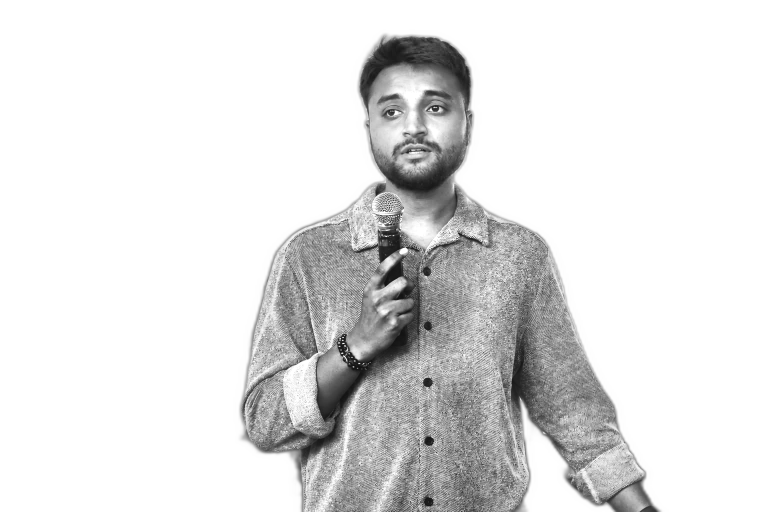
#> input picture source-prepped.png, 1536 x 1024 px (shown at 1/2 size)
$ python make_ascii_svg.py
#> lines starting #> are read from the running program, lines starting #| are printed output that depends on the picture
"""
Convert a portrait photo into a clean, monochrome ASCII-art SVG that "types"
itself in like a terminal, then holds.

Monochrome is deliberate -- one fill color + density ramp + high contrast
reads as neat and legible on GitHub (SMIL animations run; JS does not).
"""
from PIL import Image, ImageEnhance, ImageFilter
import html
import os
import sys

from profile_config import FULL_NAME, PROMPT_HOST, PROMPT_USER

HERE = os.path.dirname(os.path.abspath(__file__))
SRC = sys.argv[1] if len(sys.argv) > 1 else os.path.join(HERE, "..", "source-prepped.png")
OUT = sys.argv[2] if len(sys.argv) > 2 else os.path.join(HERE, "..", "ascii-portrait.svg")

COLS = 100
ROWS = 53
CELL_W = 8
CELL_H = 15
RAMP = " .`:-=+*cs#%@"

CONTRAST = 1.05
BRIGHTNESS = 1.0
GAMMA = 1.18
SHARPEN = False
WHITE_FLOOR = 0.80

PAD = 20
TITLEBAR_H = 30
STATUS_H = 30
ART_W = COLS * CELL_W
ART_H = ROWS * CELL_H
CANVAS_W = ART_W + PAD * 2
CANVAS_H = TITLEBAR_H + ART_H + STATUS_H + PAD

# slate terminal palette (infra control-plane)
BG = "#0b1220"
BG2 = "#111a2b"
FRAME = "#2a3548"
TITLE_TEXT = "#8b9bb4"
INK = "#d7e0ea"
CURSOR = "#f0b429"

ROW_DUR = 0.11
STAGGER = 0.11

im = Image.open(SRC).convert("L")
#> im is the input picture: PIL image 1536x1024 L; min 18, max 255, mean 225.5
if SHARPEN:
    im = im.filter(ImageFilter.UnsharpMask(radius=2, percent=140, threshold=2))
im = ImageEnhance.Brightness(im).enhance(BRIGHTNESS)
im = ImageEnhance.Contrast(im).enhance(CONTRAST)
im = im.resize((COLS, ROWS), Image.LANCZOS)
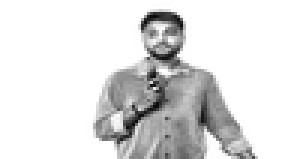
#> im: PIL image 100x53 L (shown 3 times larger); min 10, max 255, mean 224.2
px = im.load()

STATIC = bool(os.environ.get("STATIC"))

rows_txt = []
for y in range(ROWS):
    chars = []
    for x in range(COLS):
        lum = px[x, y] / 255.0
        lum = pow(lum, GAMMA)
        if lum >= WHITE_FLOOR:
            chars.append(" ")
            continue
        idx = int((1.0 - lum) * (len(RAMP) - 1) + 0.5)
        idx = max(0, min(len(RAMP) - 1, idx))
        chars.append(RAMP[idx])
    rows_txt.append("".join(chars))
#> after the loop, rows_txt = 53 items

art_top = TITLEBAR_H + PAD * 0.35
font_size = CELL_H * 0.86

parts = []
parts.append(
    f'<svg xmlns="http://www.w3.org/2000/svg" width="{CANVAS_W}" height="{CANVAS_H}" '
    f'viewBox="0 0 {CANVAS_W} {CANVAS_H}" role="img" '
    f'aria-label="{html.escape(FULL_NAME)} — ASCII portrait">'
)
parts.append(
    f'<defs><linearGradient id="bg" x1="0" y1="0" x2="0" y2="1">'
    f'<stop offset="0%" stop-color="{BG}"/>'
    f'<stop offset="100%" stop-color="{BG2}"/>'
    f"</linearGradient></defs>"
)
parts.append(f'<rect width="100%" height="100%" rx="12" fill="url(#bg)" stroke="{FRAME}" stroke-width="1"/>')
parts.append(f'<rect width="100%" height="{TITLEBAR_H}" rx="12" fill="{BG2}"/>')
parts.append(f'<rect y="{TITLEBAR_H - 12}" width="100%" height="12" fill="{BG2}"/>')

for i, dotcol in enumerate(["#ff5f56", "#ffbd2e", "#27c93f"]):
    parts.append(f'<circle cx="{18 + i * 16}" cy="{TITLEBAR_H / 2}" r="5" fill="{dotcol}"/>')

title = f"{PROMPT_USER}@{PROMPT_HOST}: ~$ ./portrait.sh"
parts.append(
    f'<text x="{CANVAS_W / 2}" y="{TITLEBAR_H / 2 + 4}" text-anchor="middle" '
    f'font-family="ui-monospace, SFMono-Regular, Menlo, Consolas, monospace" '
    f'font-size="12" fill="{TITLE_TEXT}">{html.escape(title)}</text>'
)

for ry, line in enumerate(rows_txt):
    y = art_top + ry * CELL_H + CELL_H * 0.74
    row_y = art_top + ry * CELL_H
    delay = ry * STAGGER
    safe = html.escape(line)
    clip_id = f"r{ry}"
    text = (
        f'<text x="{PAD}" y="{y:.2f}" xml:space="preserve" '
        f'font-family="ui-monospace, SFMono-Regular, Menlo, Consolas, monospace" '
        f'font-size="{font_size:.2f}" fill="{INK}">{safe}</text>'
    )

    if STATIC:
        parts.append(text)
        continue

    parts.append(
        f'<clipPath id="{clip_id}">'
        f'<rect x="{PAD}" y="{row_y:.2f}" width="0" height="{CELL_H}">'
        f'<animate attributeName="width" from="0" to="{ART_W}" '
        f'dur="{ROW_DUR}s" begin="{delay:.3f}s" fill="freeze"/>'
        f"</rect></clipPath>"
    )
    parts.append(f'<g clip-path="url(#{clip_id})">{text}</g>')
    cursor_x_end = PAD + ART_W
    parts.append(
        f'<rect x="{PAD}" y="{row_y + 2:.2f}" width="7" height="{CELL_H - 4}" fill="{CURSOR}" opacity="0">'
        f'<animate attributeName="opacity" values="0;1;1;0" keyTimes="0;0.05;0.9;1" '
        f'dur="{ROW_DUR}s" begin="{delay:.3f}s" fill="freeze"/>'
        f'<animate attributeName="x" from="{PAD}" to="{cursor_x_end}" '
        f'dur="{ROW_DUR}s" begin="{delay:.3f}s" fill="freeze"/>'
        f"</rect>"
    )
#> this loop made 53 passes
#> (y, row_y, delay, clip_id) on passes 1 to 12: (48.1, 37, 0, 'r0'), (63.1, 52, 0.11, 'r1'), (78.1, 67, 0.22, 'r2'), (93.1, 82, 0.33, 'r3'), (108.1, 97, 0.44, 'r4'), (123.1, 112, 0.55, 'r5'), (138.1, 127, 0.66, 'r6'), (153.1, 142, 0.77, 'r7'), (168.1, 157, 0.88, 'r8'), (183.1, 172, 0.99, 'r9'), (198.1, 187, 1.1, 'r10'), (213.1, 202, 1.21, 'r11')
#> after the loop, parts = 168 items

status_line_y = TITLEBAR_H + ART_H + PAD * 0.35
status_y = status_line_y + 19
STATUS_FONT = 13
CHAR_W = STATUS_FONT * 0.6
status_prefix = f"{PROMPT_USER}@{PROMPT_HOST}:~$ whoami "
cursor_x = PAD + (len(status_prefix) + len(FULL_NAME)) * CHAR_W + 4

parts.append(f'<rect y="{status_line_y:.2f}" width="100%" height="{STATUS_H}" fill="{BG2}"/>')
parts.append(
    f'<text x="{PAD}" y="{status_y:.2f}" '
    f'font-family="ui-monospace, SFMono-Regular, Menlo, Consolas, monospace" '
    f'font-size="{STATUS_FONT}" fill="{TITLE_TEXT}">'
    f'{html.escape(status_prefix)}'
    f'<tspan fill="{INK}">{html.escape(FULL_NAME)}</tspan></text>'
)
parts.append(
    f'<rect x="{cursor_x:.2f}" y="{status_y - 11:.2f}" width="7" height="14" fill="{CURSOR}">'
    f'<animate attributeName="opacity" values="1;0;1" dur="1.1s" repeatCount="indefinite"/>'
    f"</rect>"
)

parts.append("</svg>")
svg = "".join(parts)
with open(OUT, "w", encoding="utf-8") as f:
    f.write(svg)
print("wrote", OUT, len(svg), "bytes;", CANVAS_W, "x", CANVAS_H)
#| wrote scripts/../ascii-portrait.svg 40593 bytes; 840 x 875

$ run again, with Manan-2.jpeg saved as source-prepped.png
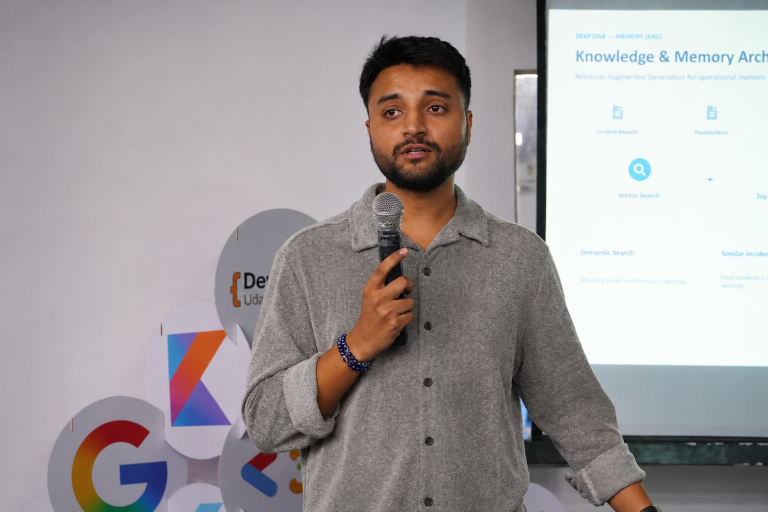
#> input picture Manan-2.jpeg, 1536 x 1024 px (shown at 1/2 size)
#> `im = Image.open(SRC).convert("L")`:
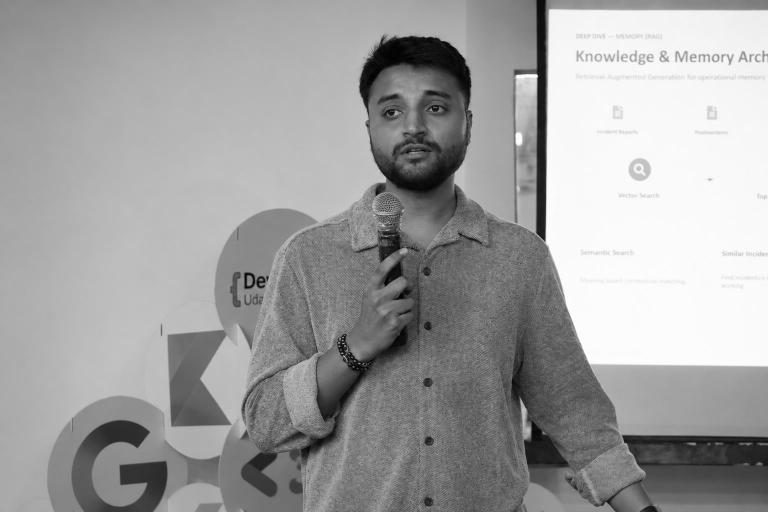
#> im: PIL image 1536x1024 L (shown at 1/2 size); min 0, max 255, mean 159.8
#> `im = im.resize((COLS, ROWS), Image.LANCZOS)`:
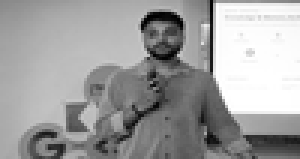
#> im: PIL image 100x53 L (shown 3 times larger); min 0, max 255, mean 159.2
#> after the loop `for y in range(ROWS):`: rows_txt = 53 items
#> the loop `for ry, line in enumerate(rows_txt):` made 53 passes
#> (y, row_y, delay, clip_id) on passes 1 to 8: (48.1, 37, 0, 'r0'), (63.1, 52, 0.11, 'r1'), (78.1, 67, 0.22, 'r2'), (93.1, 82, 0.33, 'r3'), (108.1, 97, 0.44, 'r4'), (123.1, 112, 0.55, 'r5'), (138.1, 127, 0.66, 'r6'), (153.1, 142, 0.77, 'r7')
#> after the loop `for ry, line in enumerate(rows_txt):`: parts = 168 items
#| wrote scripts/../ascii-portrait.svg 40593 bytes; 840 x 875
